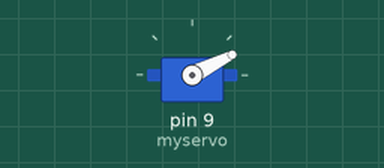
A sketch run on a simulated Arduino Uno, built with avr-gcc and run on an emulated ATmega328P. On the bench: servo.

Above: at 0.05 s.
At 0.35 s:
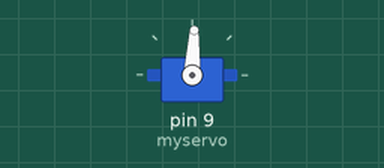
At 0.65 s:
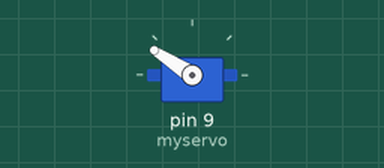
At 1.3 s:
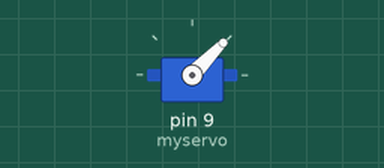
Timing chart, 0 to 3.3 s (numbered marks = the images above):
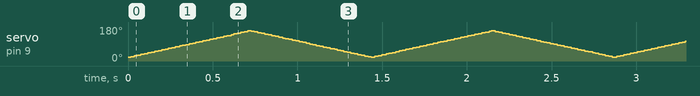

The sketch:

sweepEx.ino
```cpp
#include <Servo.h>

Servo myservo;

int pos = 0;    // variable to store the servo position

void setup() {
  myservo.attach(9);
}

void loop() {
  for (pos = 20; pos <= 160; pos += 1) { // goes from 20 degrees to 160 degrees
    // in steps of 1 degree
    myservo.write(pos);
    delay(5);
  }
  for (pos = 160; pos >= 20; pos -= 1) { // goes from 160 degrees to 20 degrees
    myservo.write(pos);
    delay(5);
  }
}
```
